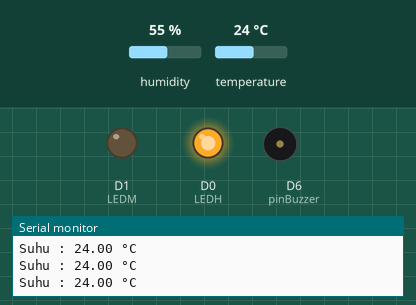
Recording of a sketch running on a simulated ESP8266 (NodeMCU). On the bench: output pins drawn as LEDs (lit = HIGH), buzzer (waves = sounding, pin HIGH), the last lines printed to the serial monitor. Inputs (shaded band) come from the test bench; at power-on: temperature 24 °C, humidity 55 %. The RemoteXY app is connected.

Above: at 2.9 s.
3.0 s: temperature set to 27.7 °C
5.8 s: temperature set to 28.5 °C
At 7.1 s:
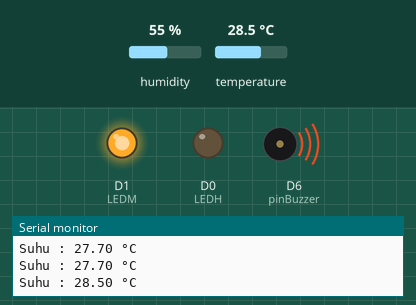
Timing chart, 0 to 17.6 s (numbered marks = the images above; inputs shaded):
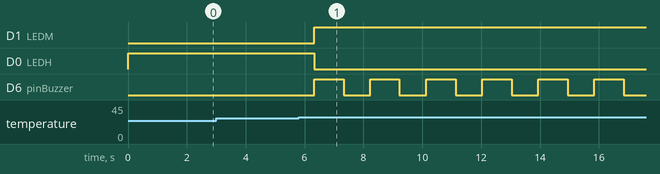

Measured:
- the behaviour switches between 28 and 28.1 °C on temperature (found by bisection; images 0 and 1)
- after the input at 5.8 s, D1 (LEDM): LOW → HIGH after 0.52 s; D0 (LEDH): HIGH → LOW after 0.52 s; D6 (pinBuzzer): alternates HIGH for 1.0 s and LOW for 0.90 s, starting after 0.52 s

The sketch:

monitoring-system-using-esp8266-and-led.ino
```cpp
// RemoteXY select connection mode and include library
#define REMOTEXY_MODE__ESP8266WIFI_LIB_CLOUD
#include <ESP8266WiFi.h>
#include "DHT.h"                //Library DHT
#define DHTPIN D5             //Inisialisasi DHT pada pin D5
#define DHTTYPE DHT22           //Inisialisasi tipe DHT
//#include <Adafruit_Sensor.h>    //Library Adafruit Sensor

#include <RemoteXY.h>

// RemoteXY connection settings
#define REMOTEXY_WIFI_SSID "ASUS"
#define REMOTEXY_WIFI_PASSWORD "1234567809"
#define REMOTEXY_CLOUD_SERVER "cloud.remotexy.com"
#define REMOTEXY_CLOUD_PORT 6376
#define REMOTEXY_CLOUD_TOKEN "b0b872ddfb536a8d0b9b5e13a02d991e"


// RemoteXY configurate
#pragma pack(push, 1)
uint8_t RemoteXY_CONF[] =
  { 255,0,0,15,0,79,0,13,25,1,
  67,4,19,71,18,10,2,26,11,68,
  49,2,20,59,39,8,78,83,117,104,
  117,32,83,101,114,118,101,114,32,68,
  97,108,97,109,32,194,176,67,0,129,
  0,37,72,10,9,2,194,176,67,0,
  129,0,4,7,55,6,2,115,101,110,
  115,111,114,32,115,117,104,117,32,115,
  101,114,118,101,114,0 };

// this structure defines all the variables and events of your control interface
struct {

    // output variables
  char text_t[11];  // string UTF8 end zero
  float onlineGraph_t;

    // other variable
  uint8_t connect_flag;  // =1 if wire connected, else =0

} RemoteXY;
#pragma pack(pop)

/////////////////////////////////////////////
//           END RemoteXY include          //
/////////////////////////////////////////////

DHT dht (DHTPIN,DHTTYPE);   //Mengenalkan pin dan tipe DHT
float t;                    //Variabel penampung nilai suhu

int LEDM = D1;   //LED pin D1
int LEDH = D0;   //LED pin D3
const int pinBuzzer = D6;

void setup()
{
  RemoteXY_Init ();

  Serial.begin(9600);             //Mulai komunikasi serial
  pinMode(LEDM, OUTPUT);
  pinMode(LEDH, OUTPUT);
  dht.begin();                    //Mulai DHT
  pinMode(pinBuzzer, OUTPUT);
  // TODO you setup code

}

void loop()
{
  RemoteXY_Handler ();


    t = dht.readTemperature();    //Baca suhu

  dtostrf(t, 0, 1, RemoteXY.text_t);
  RemoteXY.onlineGraph_t = t;

  Serial.print("Suhu : ");
  Serial.print(t);              //Tampilkan suhu
  Serial.println(" °C");

  if (t <= 28){                 //Jika suhu <= 20*C, maka
    digitalWrite(LEDM, LOW);
    digitalWrite(LEDH, HIGH);   //LED biru menyala
    //digitalWrite(pinBuzzer, HIGH);
    //delay(200);
    //digitalWrite(pinBuzzer, LOW);
    //delay(300);
  }
    else if (t > 28){             //Jika suhu > 21*C, maka
    digitalWrite(LEDM, HIGH);   //LED merah menyala
    digitalWrite(LEDH, LOW);
    digitalWrite(pinBuzzer, HIGH);
    delay(1000);
    digitalWrite(pinBuzzer, LOW);
    delay(200);
  }

  delay(700);
  // TODO you loop code
  // use the RemoteXY structure for data transfer
  // do not call delay()


}
```
